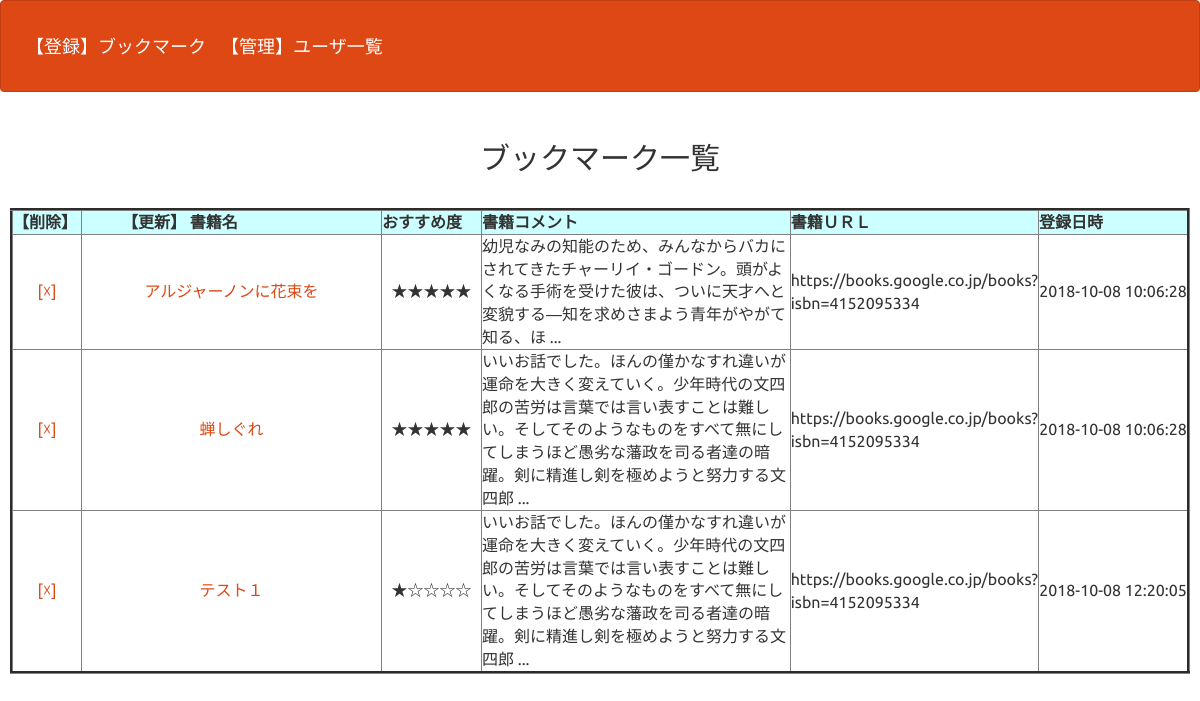
The page / on the database its author committed.
### tables this page shows
CREATE TABLE IF NOT EXISTS `gs_bm_table` (
`bmid` int(12) NOT NULL,
  `bmname` varchar(64) NOT NULL,
  `bmrating` varchar(5) NOT NULL DEFAULT '☆☆☆☆☆',
  `bmurl` text,
  `bmcomm` text,
  `bmindate` datetime NOT NULL
);

### index.php (the view, shortened to what this page needs)
<?php
$pdo = db_con();
$stmt = $pdo->prepare("SELECT * FROM gs_bm_table");
$status = $stmt->execute();
$view = "";
if ($status == false) {
    sqlError($stmt);
} else {
    while ($result = $stmt->fetch(PDO::FETCH_ASSOC)) {
        $view .= '<tr>';
            $view .= '<td align="center"><a href="delete.php?bmid=' . $result["bmid"] . '">';
            $view .= "[☓]";
            $view .= '</a></td>';
            $view .= '<td align="center"><a href="bm_update.php?bmid=' . $result["bmid"] . '">';
            $view .= $result["bmname"] ;
            $view .= '</a></td>';
            $view .= '<td align="center">';
            $view .= $result["bmrating"] ;
            $view .= '</td>';
            $view .= '<td>';
            $view .= $result["bmcomm"] ;
            $view .= '</td>';
            $view .= '<td>';
            $view .= $result["bmurl"] ;
            $view .= '</td>';
            $view .= '<td align="center">';
            $view .= $result["bmindate"] ;
            $view .= '</td>';
        $view .= '</tr>';
    }
}
?>
<!DOCTYPE html>
<html lang="ja">
<head>
<link rel="stylesheet" href="css/range.css">
<link href="css/bootstrap.min.css" rel="stylesheet">
</head>
<body id="main">
<header>
  <nav class="navbar navbar-default">
    <div class="container-fluid">
      <div class="navbar-header">
        <a class="navbar-brand" href="insert.php">【登録】ブックマーク</a>
        <a class="navbar-brand" href="usr_index.php">【管理】ユーザ一覧</a>
      </div>
    </div>
  </nav>
</header>
<div>
    <h2 align='center'>ブックマーク一覧</h2><br>
    <table border='3' width='100%' height='100' bgcolor=':#e3f0fb';>
        <tr bgcolor="#ccffff">
        <th width='70'>【削除】</th>
        <th width='300'>　　　【更新】 書籍名</th>
        <th width='100'>おすすめ度</th>
        <th >書籍コメント</th>
        <th width='150'>書籍ＵＲＬ</th>
        <th width='150''>登録日時</th>
        </tr>
        <?=$view?>
    </table>
</div>
</body>
</html>

### index.php (style rules this page uses)
div { padding: 10px;font-size:16px; }

### rows shown on the page
gs_bm_table: value "[☓] アルジャーノンに花束を ★★★★★ 幼児なみの知能のため、みんなからバカにされてきたチャーリイ・ゴードン。頭がよくなる手術を受けた彼は、ついに天才へと変貌する―知を求めさまよう青年がやがて知る、ほ ... https://books.google.co.jp/books?isbn=4152095334 2018-10-08 10:06:28"
gs_bm_table: value "[☓] 蝉しぐれ ★★★★★ いいお話でした。ほんの僅かなすれ違いが運命を大きく変えていく。少年時代の文四郎の苦労は言葉では言い表すことは難しい。そしてそのようなものをすべて無にしてしまうほど愚劣な藩政を司る者達の暗躍。剣に精進し剣を極めようと努力する文四郎 ... https://books.google.co.jp/books?isbn=4152095334 2018-10-08 10:06:28"
gs_bm_table: value "[☓] テスト１ ★☆☆☆☆ いいお話でした。ほんの僅かなすれ違いが運命を大きく変えていく。少年時代の文四郎の苦労は言葉では言い表すことは難しい。そしてそのようなものをすべて無にしてしまうほど愚劣な藩政を司る者達の暗躍。剣に精進し剣を極めようと努力する文四郎 ... https://books.google.co.jp/books?isbn=4152095334 2018-10-08 12:20:05"
